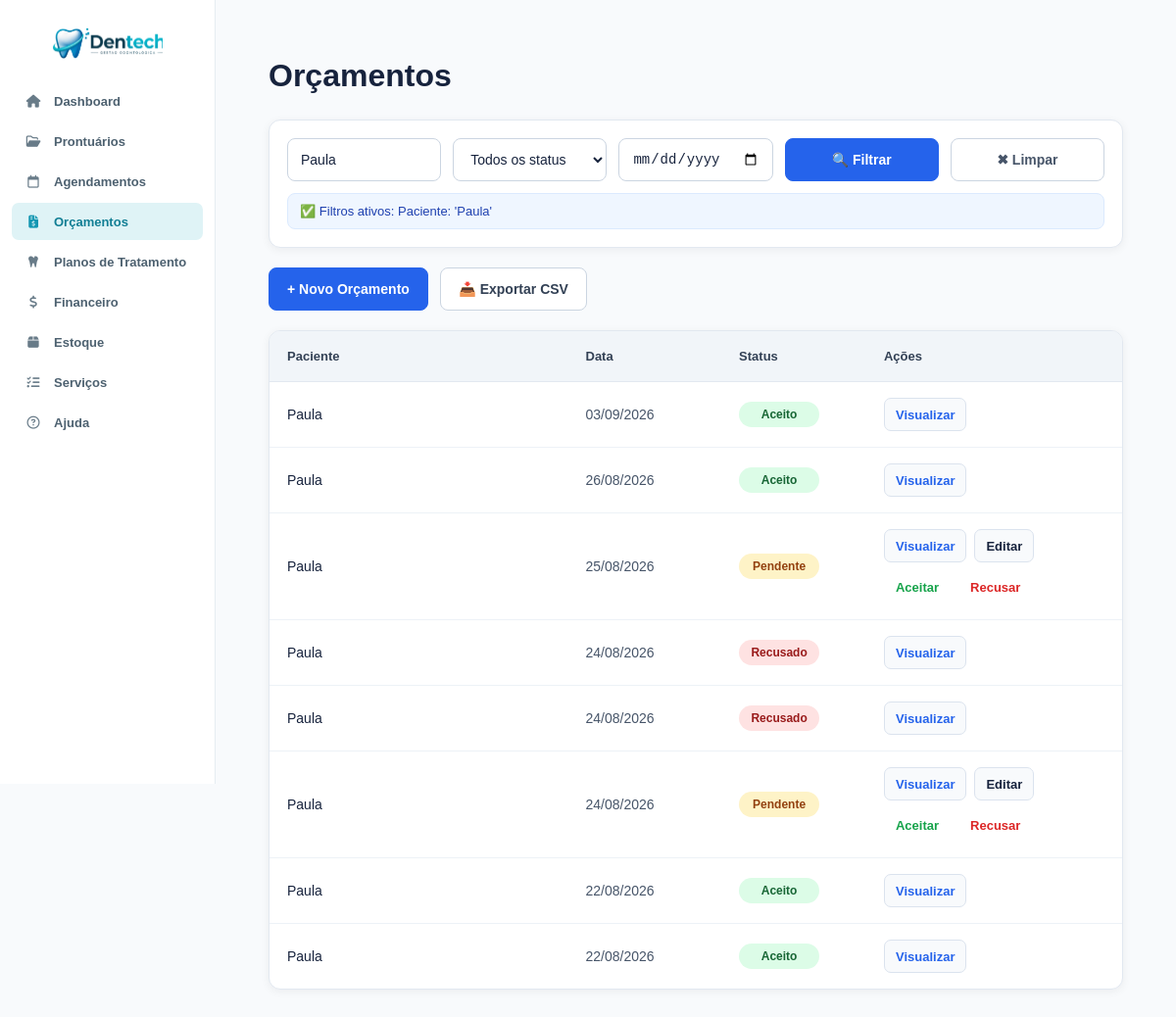
/orcamento.php?busca=Paula (signed in), run on the app's committed database.
### tables this page shows
CREATE TABLE `orcamentos` (
  `id` int NOT NULL AUTO_INCREMENT,
  `paciente_id` int NOT NULL,
  `data_criacao` date NOT NULL,
  `validade` date NOT NULL,
  `status` enum('pendente','aceito','recusado') DEFAULT 'pendente',
  `observacoes` text,
  `created_at` timestamp NOT NULL DEFAULT CURRENT_TIMESTAMP,
  `agendamento_id` int DEFAULT NULL,
  PRIMARY KEY (`id`),
  KEY `paciente_id` (`paciente_id`),
  KEY `idx_orcamento_agendamento` (`agendamento_id`),
  CONSTRAINT `fk_orcamento_agendamento` FOREIGN KEY (`agendamento_id`) REFERENCES `agendamentos` (`id`) ON DELETE SET NULL,
  CONSTRAINT `orcamentos_ibfk_1` FOREIGN KEY (`paciente_id`) REFERENCES `prontuarios` (`id`) ON DELETE CASCADE
);

CREATE TABLE `prontuarios` (
  `id` int NOT NULL AUTO_INCREMENT,
  `paciente` varchar(255) NOT NULL,
  `nascimento` date NOT NULL,
  `sexo` enum('Masculino','Feminino','Outro') DEFAULT NULL,
  `estado_civil` varchar(50) DEFAULT NULL,
  `profissao` varchar(100) DEFAULT NULL,
  `rg` varchar(20) DEFAULT NULL,
  `cpf` varchar(14) DEFAULT NULL,
  `endereco` text,
  `cep` varchar(10) DEFAULT NULL,
  `telefone` varchar(20) DEFAULT NULL,
  `email` varchar(255) DEFAULT NULL,
  `observacoes` text,
  `tratamento_odonto` text,
  `tratamento_medico` text,
  `medicamento_continuo` text,
  `alergia_medicamento` text,
  `alergia_outras` text,
  `problemas_saude` text,
  `gravida_meses` varchar(10) DEFAULT NULL,
  `fuma_tempo` varchar(50) DEFAULT NULL,
  `fuma_cigarros_dia` varchar(20) DEFAULT NULL,
  `bebida_frequencia` varchar(100) DEFAULT NULL,
  `drogas_uso` text,
  `doencas_transmissiveis` text,
  `cancer_familiar` text,
  `tratamento_cancer` text,
  `created_at` timestamp NOT NULL DEFAULT CURRENT_TIMESTAMP,
  `termo_consentimento_aceito` tinyint(1) NOT NULL DEFAULT '0',
  `termo_consentimento_aceito_em` datetime DEFAULT NULL,
  PRIMARY KEY (`id`),
  UNIQUE KEY `uq_prontuarios_cpf` (`cpf`)
);

### orcamento.php (the view, shortened to what this page needs)
<?php
require_once 'conexao/conexao.php';
$busca    = trim($_GET['busca'] ?? '');
$status   = $_GET['status'] ?? '';
$data_ini = $_GET['data_ini'] ?? '';
$data_fim = $_GET['data_fim'] ?? '';
$where = [];
$params = [];
if ($busca !== '') {
    $where[] = "(p.paciente LIKE ?)";
    $params[] = "%{$busca}%";
}
$sql = "
    SELECT
        o.id,
        o.status,
        o.data_criacao,
        p.paciente
    FROM orcamentos o
    JOIN prontuarios p ON o.paciente_id = p.id
";
if (!empty($where)) {
    $sql .= " WHERE " . implode(" AND ", $where);
}
$sql .= " ORDER BY o.data_criacao DESC";
$stmt = $pdo->prepare($sql);
$stmt->execute($params);
$orcamentos = $stmt->fetchAll();
?>
<!DOCTYPE html>
<html lang="pt-BR">
<head>
    <link rel="stylesheet" href="css/global.css">
    <link rel="stylesheet" href="css/variables.css">
    <link rel="stylesheet" href="css/layout.css">
    <link rel="stylesheet" href="css/navbar.css">
    <link rel="stylesheet" href="css/orcamento.css">
    <link
        rel="stylesheet"
        href="https://cdnjs.cloudflare.com/ajax/libs/font-awesome/6.5.2/css/all.min.css">
</head>
<body>
    <?php include 'navbar.php'; ?>
    <div class="content">
        <div class="container">
            <h1>Orçamentos</h1>
            <div class="filter-bar">
                <form method="GET" class="filter-form">
                    <input type="text" name="busca" placeholder="Nome do paciente..." value="<?= htmlspecialchars($busca) ?>">
                    <select name="status">
                        <option value="">Todos os status</option>
                    </select>
                    <input type="date" name="data_ini" value="<?= htmlspecialchars($data_ini) ?>" title="Data inicial">
                    <button type="submit" class="btn-filter">🔍 Filtrar</button>
                    <a href="orcamento" class="btn-reset">✖ Limpar</a>
                </form>
                <?php if ($busca !== '' || $status !== '' || $data_ini !== '' || $data_fim !== ''): ?>
                    <div class="filter-info">
                        ✅ Filtros ativos:
                        <?php
                        $ativos = [];
                        if ($busca !== '') $ativos[] = "Paciente: '{$busca}'";
                        echo implode(' • ', $ativos);
                        ?>
                    </div>
                <?php endif; ?>
            </div>
            <a href="novo_orcamento" class="btn-add">+ Novo Orçamento</a>
            <a href="<?= '?' . http_build_query(array_merge($_GET, ['exportar' => '1'])) ?>" class="btn-exportar">📥 Exportar CSV</a>
            <?php if (empty($orcamentos)): ?>
                <p style="text-align:center; padding:40px; color:#888;">
                    <?= ($busca !== '' || $status !== '' || $data_ini !== '' || $data_fim !== '')
                        ? 'Nenhum orçamento encontrado com os filtros aplicados.'
                        : 'Nenhum orçamento cadastrado.'
                    ?>
                </p>
            <?php else: ?>
                <table>
                    <thead>
                        <tr>
                            <th>Paciente</th>
                            <th>Data</th>
                            <th>Status</th>
                            <th>Ações</th>
                        </tr>
                    </thead>
                    <tbody>
                        <?php foreach ($orcamentos as $o): ?>
                            <tr>
                                <td><?= htmlspecialchars($o['paciente']) ?></td>
                                <td><?= date('d/m/Y', strtotime($o['data_criacao'])) ?></td>
                                <td>
                                    <span class="status-badge status-<?= htmlspecialchars($o['status']) ?>">
                                        <?= ucfirst(htmlspecialchars($o['status'])) ?>
                                    </span>
                                </td>
                                <td class="acoes">
                                    <a href="visualizar_orcamento.php?id=<?= $o['id'] ?>">Visualizar</a>
                                    <?php if ($o['status'] == 'pendente'): ?>
                                        <a href="editar_orcamento.php?id=<?= $o['id'] ?>" style="color:var(--roxo-medio);">Editar</a>
                                        <form method="POST" action="aceitar_orcamento.php" style="display:inline;"
                                            onsubmit="return confirm('Aceitar este orçamento?')">
                                            <button type="submit"
                                                style="color:var(--verde); background:none; border:0; cursor:pointer;">
                                                Aceitar
                                            </button>
                                        </form>
                                        <form method="POST" action="recusar_orcamento.php" style="display:inline;"
                                            onsubmit="return confirm('Recusar este orçamento?')">
                                            <button type="submit"
                                                style="color:var(--vermelho); background:none; border:0; cursor:pointer;">
                                                Recusar
                                            </button>
                                        </form>
                                    <?php endif; ?>
                                </td>
                            </tr>
                        <?php endforeach; ?>
                    </tbody>
                </table>
            <?php endif; ?>
        </div>
    </div>
</body>
</html>

### css/global.css (style rules this page uses)
* { margin: 0; padding: 0; box-sizing: border-box; }
body { font-family: "Segoe UI", Arial, sans-serif; display: flex; background: var(--background); min-height: 100vh; overflow-x: hidden; color: var(--text); }
.container { max-width: 1200px; margin: auto; padding: 30px; }
h1 { font-size: 28px; font-weight: 700; margin-bottom: 25px; }

### css/variables.css (style rules this page uses)
:root { --primary: #2563eb; --primary-dark: #1d4ed8; --primary-light: #dbeafe; --success: #16a34a; --danger: #dc2626; --warning: #f59e0b; --background: #f8fafc; --surface: #ffffff; --text: #1e293b; --text-light: #64748b; --border: #e2e8f0; --shadow: 0 8px 25px rgba(15, 23, 42, 0.08); --radius: 14px; }

### css/layout.css (style rules this page uses)
.content { width: calc(100% - 220px); margin-left: 220px; min-height: 100vh; padding: 24px 30px 28px; }

### orcamento.php (style rules this page uses)
.filter-form { grid-template-columns: repeat(auto-fit, minmax(140px, 1fr)); }

### data on the page
orcamentos: paciente.paciente "Paula", data_criacao "03/09/2026", status "Aceito"
orcamentos: paciente.paciente "Paula", data_criacao "26/08/2026", status "Aceito"
orcamentos: paciente.paciente "Paula", data_criacao "25/08/2026", status "Pendente"
orcamentos: paciente.paciente "Paula", data_criacao "24/08/2026", status "Recusado"
orcamentos: paciente.paciente "Paula", data_criacao "24/08/2026", status "Recusado"
orcamentos: paciente.paciente "Paula", data_criacao "24/08/2026", status "Pendente"
orcamentos: paciente.paciente "Paula", data_criacao "22/08/2026", status "Aceito"
orcamentos: paciente.paciente "Paula", data_criacao "22/08/2026", status "Aceito"

### other printed values
implode(' • ', $ativos) "Paciente: 'Paula'"
